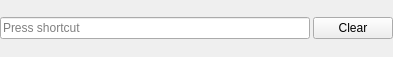
<?xml version="1.0" encoding="UTF-8"?>
<ui version="4.0">
 <class>Form</class>
 <widget class="QWidget" name="Form">
  <property name="geometry">
   <rect>
    <x>0</x>
    <y>0</y>
    <width>393</width>
    <height>57</height>
   </rect>
  </property>
  <property name="windowTitle">
   <string>Form</string>
  </property>
  <layout class="QGridLayout" name="gridLayout">
   <property name="leftMargin">
    <number>0</number>
   </property>
   <property name="topMargin">
    <number>0</number>
   </property>
   <property name="rightMargin">
    <number>0</number>
   </property>
   <property name="bottomMargin">
    <number>0</number>
   </property>
   <property name="horizontalSpacing">
    <number>3</number>
   </property>
   <property name="verticalSpacing">
    <number>0</number>
   </property>
   <item row="0" column="0">
    <widget class="QKeySequenceEdit" name="keySequenceEdit"/>
   </item>
   <item row="0" column="1">
    <widget class="QPushButton" name="pushButton">
     <property name="text">
      <string>Clear</string>
     </property>
    </widget>
   </item>
  </layout>
 </widget>
 <resources/>
 <connections/>
</ui>
